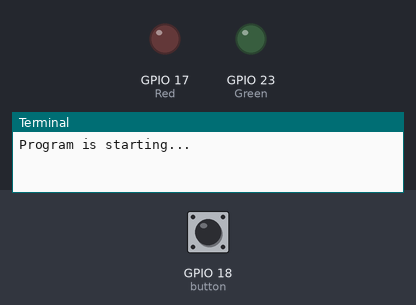
Bench run of a program on a simulated Raspberry Pi (BCM pin numbers). Parts: output pins drawn as LEDs (lit = HIGH), the last lines printed to the terminal. Dashed ring = blinking. The test bench sets the inputs (shaded band); at power-on: GPIO 18 (button) HIGH.

Above: at 1.2 s.
1.3 s: GPIO 18 (button) pulled LOW for 0.15 s
At 1.4 s:
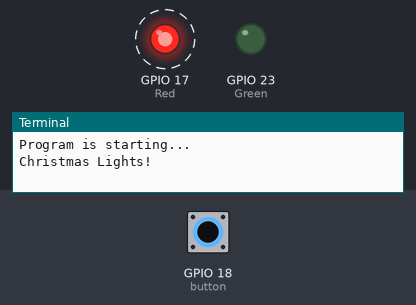
4.3 s: GPIO 18 (button) pulled LOW for 1 s
At 4.7 s:
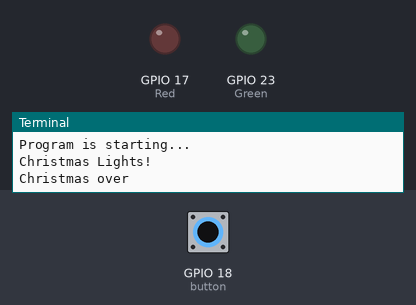
6.8 s: GPIO 18 (button) pulled LOW for 3.2 s
At 7.1 s:
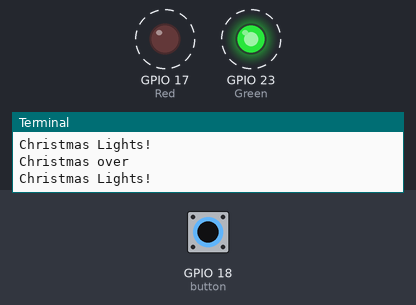
Timing chart, 0 to 17.5 s (numbered marks = the images above; inputs shaded):
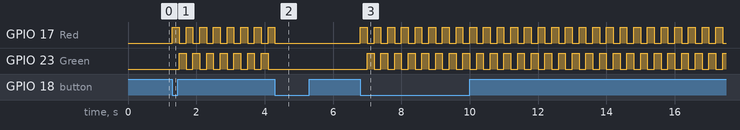

The program:

Turn_On_Christmas_With_Button.py
```python
from gpiozero import LED, Button
from signal import pause
import time

print('Program is starting...')

current_state = False
Red = LED('GPIO17')
Green = LED('GPIO23')
button = Button('GPIO18')

def Button_Press():
    global current_state
    if current_state:
        Green.off()
        Red.off()
        print('Christmas over')
        current_state = False
    else:
        current_state = True
        turn_on()

def turn_on():
    global current_state
    print('Christmas Lights!')
    Red.blink(0.2,0.2)
    time.sleep(0.2)
    Green.blink(0.2,0.2)

button.when_pressed = Button_Press
# button.when_released = Button_Release

pause()
```

Measured:
- after the input at 1.3 s, GPIO 17 (Red): alternates HIGH for 0.20 s and LOW for 0.20 s, starting at once; GPIO 23 (Green): alternates HIGH for 0.20 s and LOW for 0.20 s, starting after 0.20 s
- after the input at 4.3 s, GPIO 17 (Red): goes on until 4.3 s, then stays LOW; GPIO 23 (Green): stops changing and stays LOW
- after the input at 6.8 s, GPIO 17 (Red): alternates HIGH for 0.20 s and LOW for 0.20 s, starting at once; GPIO 23 (Green): alternates HIGH for 0.20 s and LOW for 0.20 s, starting after 0.20 s
